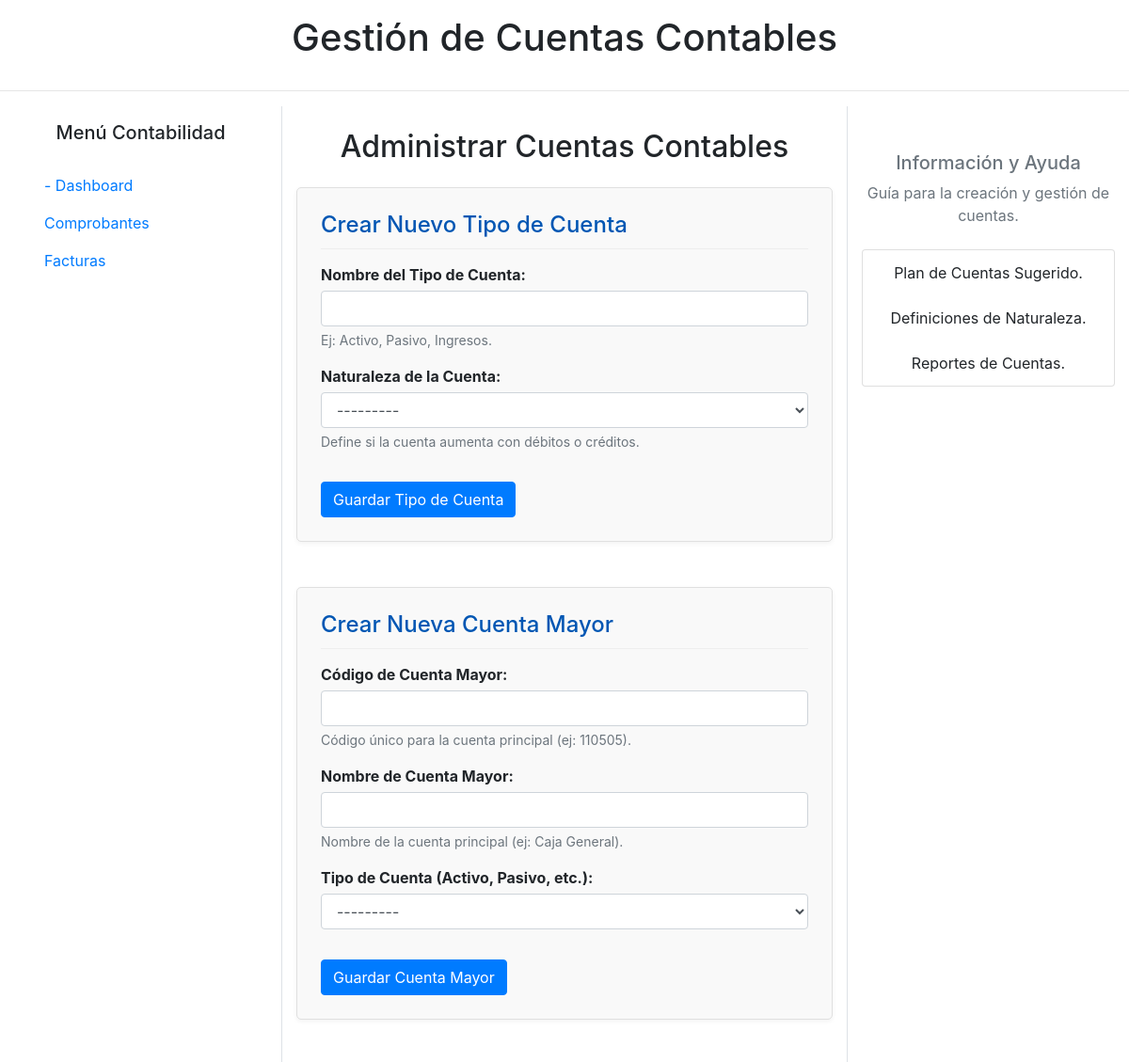
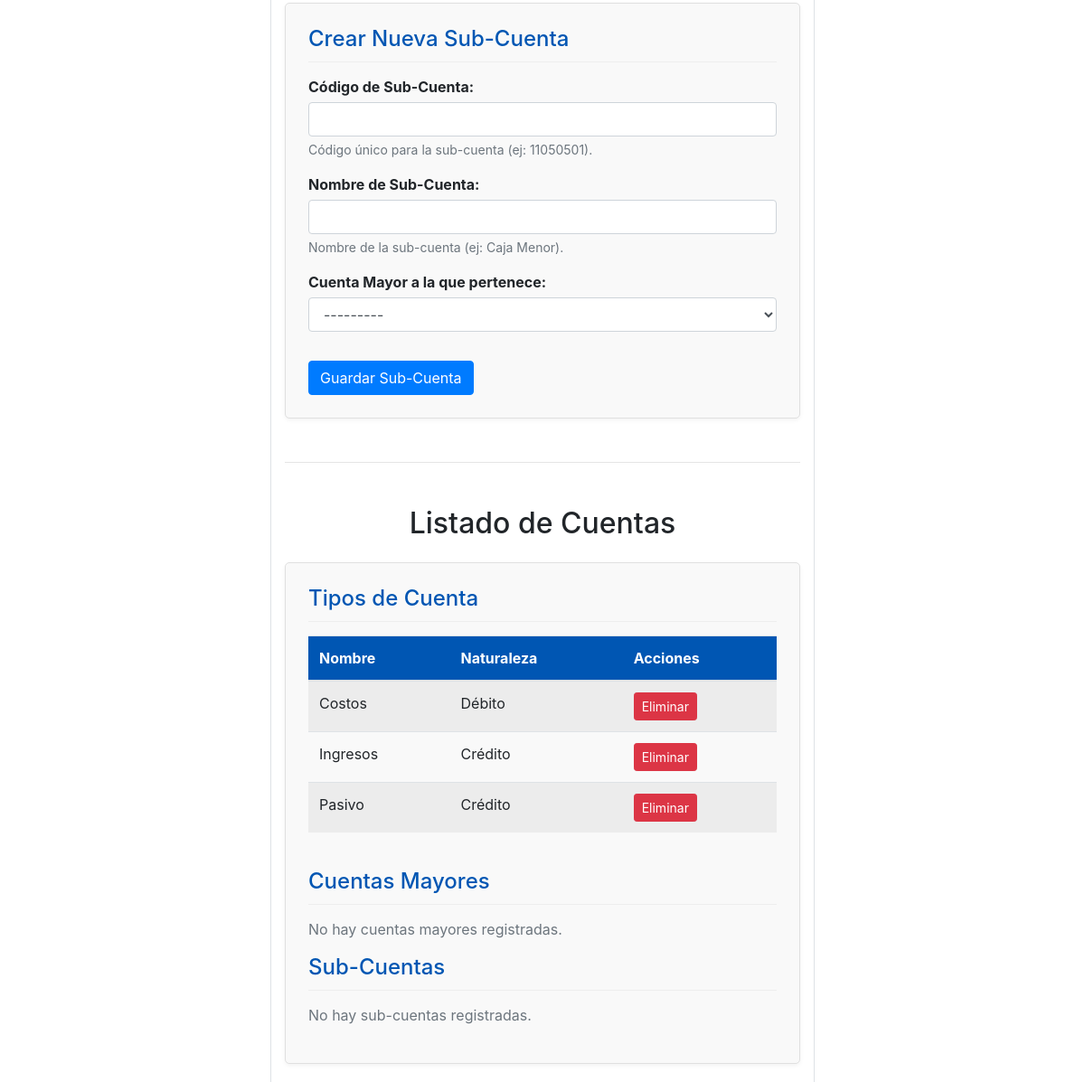
The app's page /cuentas_contables/ with its own data (2 pictures, top to bottom).
### contabilidad/models.py (models this page shows)
class TipoCuenta(models.Model):
    class NaturalezaCuenta(models.TextChoices):
        DEBITO = 'DEBITO', _('Débito')
        CREDITO = 'CREDITO', _('Crédito')
    id = models.AutoField(primary_key=True)
    nombre = models.CharField(
        max_length=50,
        unique=True,
        verbose_name="Nombre del Tipo de Cuenta",
        help_text="Ej: Activo, Pasivo, Ingresos."
    )
    descripcion = models.TextField(
        blank=True,
        null=True,
        verbose_name="Descripción",
        help_text="Descripción detallada del tipo de cuenta."
    )
    naturaleza_cuenta = models.CharField(
        max_length=10,
        choices=NaturalezaCuenta.choices,
        verbose_name="Naturaleza de la Cuenta",
        help_text="Define si la cuenta aumenta con débitos o créditos."
    )
    fecha_creacion = models.DateTimeField(auto_now_add=True)
    fecha_actualizacion = models.DateTimeField(auto_now=True)
    class Meta:
        verbose_name = "Tipo de Cuenta"
        verbose_name_plural = "Tipos de Cuentas"
        ordering = ['nombre']
    def __str__(self):
        return self.nombre

### contabilidad/views.py (the view, shortened to what this page needs)
# urls.py: path('cuentas_contables/', views.gestion_cuentas_contables, name="CuentasContables"),
def gestion_cuentas_contables(request):
    tipo_cuenta_form = TipoCuentaForm()
    cuenta_mayor_form = CuentaMayorForm()
    sub_cuenta_form = SubCuentaForm()
    tipos_cuenta = TipoCuenta.objects.all().order_by('nombre')
    cuentas_mayores = CuentaMayor.objects.all().order_by('id')
    sub_cuentas = SubCuenta.objects.all().order_by('id')
    context = {
        'tipo_cuenta_form': tipo_cuenta_form,
        'cuenta_mayor_form': cuenta_mayor_form,
        'sub_cuenta_form': sub_cuenta_form,
        'tipos_cuenta': tipos_cuenta,
        'cuentas_mayores': cuentas_mayores,
        'sub_cuentas': sub_cuentas,
    }
    return render(request, 'contabilidad/cuentas_contables.html', context)

### contabilidad/forms.py
class TipoCuentaForm(forms.ModelForm):
    class Meta:
        model = TipoCuenta
        fields = ['nombre', 'naturaleza_cuenta']
        labels = {
            'nombre': 'Nombre del Tipo de Cuenta',
            'naturaleza_cuenta': 'Naturaleza de la Cuenta',
        }
        widgets = {
            'nombre': forms.TextInput(attrs={'class': 'form-control'}),
            'naturaleza_cuenta': forms.Select(attrs={'class': 'form-control'}),
        }

class CuentaMayorForm(forms.ModelForm):
    class Meta:
        model = CuentaMayor
        fields = ['codigo_cuenta', 'nombre_cuenta', 'tipo_cuenta']
        labels = {
            'codigo_cuenta': 'Código de Cuenta Mayor',
            'nombre_cuenta': 'Nombre de Cuenta Mayor',
            'tipo_cuenta': 'Tipo de Cuenta (Activo, Pasivo, etc.)',
        }
        widgets = {
            'codigo_cuenta': forms.TextInput(attrs={'class': 'form-control'}),
            'nombre_cuenta': forms.TextInput(attrs={'class': 'form-control'}),
            'tipo_cuenta': forms.Select(attrs={'class': 'form-control'}),
        }

### contabilidad/templates/contabilidad/cuentas_contables.html (shortened to what this page needs)
<!DOCTYPE html>
<html lang="es">
<head>
    <link rel="stylesheet" href="https://maxcdn.bootstrapcdn.com/bootstrap/4.0.0-beta/css/bootstrap.min.css"
>
    <link rel="stylesheet" href="https://cdn.jsdelivr.net/npm/bootstrap@4.6.2/dist/css/bootstrap.min.css"
>
</head>
<body>
    <h1 class="text-center p-3">Gestión de Cuentas Contables</h1>
    <hr>
    <div class="container-fluid">
        <div class="row vh-100">
            <div class="col-md-3 border-right">
                <h5 class="text-center mt-3">Menú Contabilidad</h5>
                <ul class="nav flex-column px-3 mt-4">
                    <li class="nav-item">
                        <a class="nav-link" href="{% url 'Index' %}">
                             - Dashboard
                        </a>
                    </li>
                    <li class="nav-item">
                        <a class="nav-link d-flex justify-content-between align-items-center" data-toggle="collapse"
                            href="{% url 'GestionComprobantes' %}" role="button" aria-expanded="false">
                            Comprobantes
                        </a>
                    </li>
                    <li class="nav-item">
                        <a class="nav-link d-flex justify-content-between align-items-center" data-toggle="collapse"
                            href="{% url 'GestionFacturas' %}" role="button" aria-expanded="false">
                            Facturas
                        </a>
                    </li>
                </ul>
            </div>
            <div class="col-md-6 text-center">
                <h2 class="mt-4 mb-4">Administrar Cuentas Contables</h2>
                <div class="form-section">
                    <h4>Crear Nuevo Tipo de Cuenta</h4>
                    <form method="post">
                        {% for field in tipo_cuenta_form %}
                        <div class="form-group">
                            {{ field.label_tag }}
                            {{ field }}
                            {% if field.help_text %}
                            <small class="form-text text-muted">{{ field.help_text }}</small>
                            {% endif %}
                        </div>
                        {% endfor %}
                        <button type="submit" name="submit_tipo_cuenta" class="btn btn-primary mt-3">Guardar Tipo de
                            Cuenta</button>
                    </form>
                </div>
                <div class="form-section mt-5">
                    <h4>Crear Nueva Cuenta Mayor</h4>
                    <form method="post">
                        {% for field in cuenta_mayor_form %}
                        <div class="form-group">
                            {{ field.label_tag }}
                            {{ field }}
                            {% if field.help_text %}
                            <small class="form-text text-muted">{{ field.help_text }}</small>
                            {% endif %}
                        </div>
                        {% endfor %}
                        <button type="submit" name="submit_cuenta_mayor" class="btn btn-primary mt-3">Guardar Cuenta
                            Mayor</button>
                    </form>
                </div>
                <div class="form-section mt-5">
                    <h4>Crear Nueva Sub-Cuenta</h4>
                    <form method="post">
                        {% for field in sub_cuenta_form %}
                        <div class="form-group">
                            {{ field.label_tag }}
                            {{ field }}
                            {% if field.help_text %}
                            <small class="form-text text-muted">{{ field.help_text }}</small>
                            {% endif %}
                        </div>
                        {% endfor %}
                        <button type="submit" name="submit_sub_cuenta" class="btn btn-primary mt-3">Guardar
                            Sub-Cuenta</button>
                    </form>
                </div>
                <hr class="mt-5 mb-5">
                <h2 class="mt-4 mb-4">Listado de Cuentas</h2>
                <div class="list-section">
                    <h4>Tipos de Cuenta</h4>
                    {% if tipos_cuenta %}
                    <div class="table-responsive mb-4">
                        <table class="table table-striped table-hover">
                            <thead>
                                <tr>
                                    <th>Nombre</th>
                                    <th>Naturaleza</th>
                                    <th>Acciones</th>
                                </tr>
                            </thead>
                            <tbody>
                                {% for tipo in tipos_cuenta %}
                                <tr>
                                    <td>{{ tipo.nombre }}</td>
                                    <td>{{ tipo.get_naturaleza_cuenta_display }}</td>
                                    <td>
                                        <form method="post" action="{% url 'BorrarTipoCuenta' tipo.pk %}" style="display:inline;">
                                            <button type="submit" class="btn btn-sm btn-danger" onclick="return confirm('¿Estás seguro de que quieres eliminar este tipo de cuenta?');">Eliminar</button>
                                        </form>
                                    </td>
                                </tr>
                                {% endfor %}
                            </tbody>
                        </table>
                    </div>
                    {% else %}
                    <p class="text-muted">No hay tipos de cuenta registrados.</p>
                    {% endif %}
                    <h4>Cuentas Mayores</h4>
                    {% if cuentas_mayores %}
                    <div class="table-responsive mb-4">
                        <table class="table table-striped table-hover">
                            <thead>
                                <tr>
                                    <th>Código</th>
                                    <th>Nombre</th>
                                    <th>Tipo de Cuenta</th>
                                    <th>Acciones</th>
                                </tr>
                            </thead>
                            <tbody>
                                {% for cuenta_mayor in cuentas_mayores %}
                                <tr>
                                    <td>{{ cuenta_mayor.codigo }}</td>
                                    <td>{{ cuenta_mayor.nombre }}</td>
                                    <td>{{ cuenta_mayor.tipo_cuenta.nombre }}</td>
                                    <td>
                                        <a href="#" class="btn btn-sm btn-info">Ver</a>
                                        <a href="#" class="btn btn-sm btn-warning">Editar</a>
                                    </td>
                                </tr>
                                {% endfor %}
                            </tbody>
                        </table>
                    </div>
                    {% else %}
                    <p class="text-muted">No hay cuentas mayores registradas.</p>
                    {% endif %}
                    <h4>Sub-Cuentas</h4>
                    {% if sub_cuentas %}
                    <div class="table-responsive">
                        <table class="table table-striped table-hover">
                            <thead>
                                <tr>
                                    <th>Código</th>
                                    <th>Nombre</th>
                                    <th>Cuenta Mayor</th>
                                    <th>Tipo de Cuenta</th>
                                    <th>Acciones</th>
                                </tr>
                            </thead>
                            <tbody>
                                {% for sub_cuenta in sub_cuentas %}
                                <tr>
                                    <td>{{ sub_cuenta.codigo }}</td>
                                    <td>{{ sub_cuenta.nombre }}</td>
                                    <td>{{ sub_cuenta.cuenta_mayor.nombre }}</td>
                                    <td>{{ sub_cuenta.cuenta_mayor.tipo_cuenta.nombre }}</td>
                                    <td>
                                        <a href="#" class="btn btn-sm btn-info">Ver</a>
                                        <a href="#" class="btn btn-sm btn-warning">Editar</a>
                                    </td>
                                </tr>
                                {% endfor %}
                            </tbody>
                        </table>
                    </div>
                    {% else %}
                    <p class="text-muted">No hay sub-cuentas registradas.</p>
                    {% endif %}
                </div>
            </div>
            <div class="col-md-3 border-left text-center">
                <h5 class="mt-5 text-muted">Información y Ayuda</h5>
                <p class="text-muted">Guía para la creación y gestión de cuentas.</p>
                <ul class="list-group mt-4">
                    <li class="list-group-item">Plan de Cuentas Sugerido.</li>
                    <li class="list-group-item">Definiciones de Naturaleza.</li>
                    <li class="list-group-item">Reportes de Cuentas.</li>
                </ul>
            </div>
        </div>
    </div>
</body>
</html>

### contabilidad/templates/contabilidad/cuentas_contables.html (style rules this page uses)
.vh-100 { height: 100vh; }
.border-right { border-right: 1px solid #ccc; }
.border-left { border-left: 1px solid #ccc; }
.nav-link { cursor: pointer; }
.form-section, .list-section { background-color: #f9f9f9; border: 1px solid #e0e0e0; border-radius: 5px; padding: 25px; margin-bottom: 20px; box-shadow: 0 2px 5px rgba(0, 0, 0, 0.05); text-align: left; }
.form-section h4, .list-section h4 { color: #0056b3; margin-bottom: 15px; border-bottom: 1px solid #eee; padding-bottom: 10px; }
.table thead th { background-color: #0056b3; color: white; }
.form-group label { font-weight: bold; margin-bottom: 5px; }

### records on screen
TipoCuenta: nombre "Costos", naturaleza_cuenta "Débito"
TipoCuenta: nombre "Ingresos", naturaleza_cuenta "Crédito"
TipoCuenta: nombre "Pasivo", naturaleza_cuenta "Crédito"

### other values on screen
{{ field.label_tag }} "Nombre del Tipo de Cuenta:" "Naturaleza de la Cuenta:"
{{ field.help_text }} "Ej: Activo, Pasivo, Ingresos." "Define si la cuenta aumenta con débitos o créditos."
{{ field.label_tag }} "Código de Cuenta Mayor:" "Nombre de Cuenta Mayor:" "Tipo de Cuenta (Activo, Pasivo, etc.):"
{{ field.help_text }} "Código único para la cuenta principal (ej: 110505)." "Nombre de la cuenta principal (ej: Caja General)."
{{ field.label_tag }} "Código de Sub-Cuenta:" "Nombre de Sub-Cuenta:" "Cuenta Mayor a la que pertenece:"
{{ field.help_text }} "Código único para la sub-cuenta (ej: 11050501)." "Nombre de la sub-cuenta (ej: Caja Menor)."
